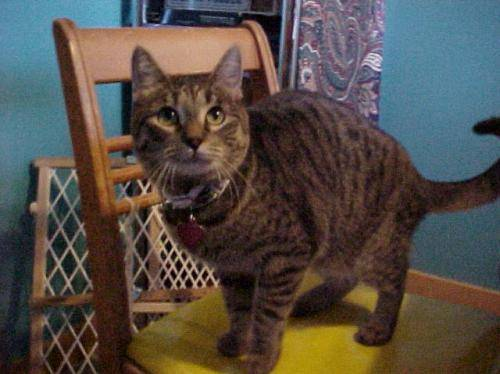
#> input picture mid/knn/animal_dataset/animal_dataset/cat/cats_00001.jpg, 500 x 374 px, found by its file name; its folder holds only this picture in this run
$ jupyter execute --allow-errors image_classification.ipynb
#> lines starting #> are read from the running program, lines starting #| are printed output that depends on the picture
[cell 1]
import os
import cv2
import numpy as np
import matplotlib.pyplot as plt
from sklearn.neighbors import KNeighborsClassifier
from sklearn.model_selection import cross_val_score, StratifiedKFold, train_test_split

[cell 2]
data_dir = "animal_dataset"
classes = ['cat', 'dog', 'panda']
X = []
y = []

print(f"Loading data from {data_dir}...")

if os.path.exists(data_dir):
    for label, class_name in enumerate(classes):
        class_dir = os.path.join(data_dir, class_name)
        if not os.path.isdir(class_dir):
            print(f"Warning: Directory {class_dir} not found. Skipping.")
            continue

        for filename in os.listdir(class_dir):
            img_path = os.path.join(class_dir, filename)

            if not filename.lower().endswith(('.png', '.jpg', '.jpeg')):
                continue

            img = cv2.imread(img_path)
#> img is the input picture: shape (374, 500, 3); mean B, G, R 70.4, 76.6, 83.6

            if img is None:
                print(f"Warning: Could not read image {img_path}. Skipping.")
                continue

            gray = cv2.cvtColor(img, cv2.COLOR_BGR2GRAY)
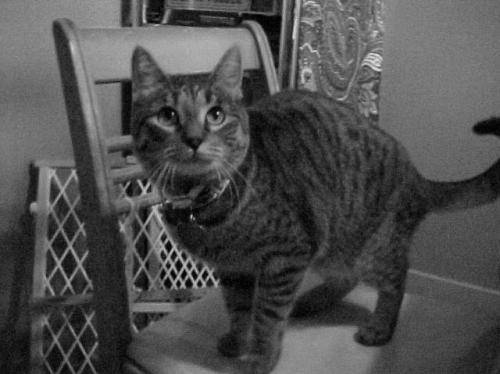
#> gray: shape (374, 500); min 0, max 230, mean 78

            resized = cv2.resize(gray, (32, 32))
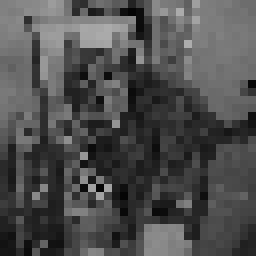
#> resized: shape (32, 32) (shown 8 times larger); min 4, max 173, mean 77.9

            features = resized.flatten()
#> features = 1024 values, max 173 at index 183, min 4 at index 48, mean 77.86

            X.append(features)
            y.append(class_name)
#> pass 2 of the loop `for label, class_name in enumerate(classes):`:
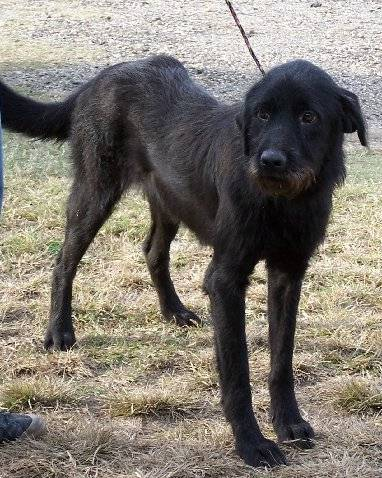
#> input picture mid/knn/animal_dataset/animal_dataset/dog/dogs_00001.jpg, 382 x 478 px, found by its file name
#> img is the input picture: shape (478, 382, 3); mean B, G, R 114.2, 122.8, 128.5
#> `gray = cv2.cvtColor(img, cv2.COLOR_BGR2GRAY)`:
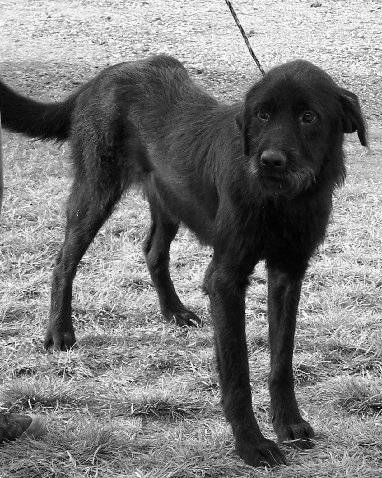
#> gray: shape (478, 382); min 0, max 255, mean 123.5
#> `resized = cv2.resize(gray, (32, 32))`:
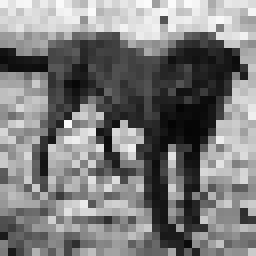
#> resized: shape (32, 32) (shown 8 times larger); min 4, max 251, mean 123.6
#> features = 1024 values, max 251 at index 18, min 4 at index 501, mean 123.6

    X = np.array(X)
    y = np.array(y)
    print(f"Data loaded. X shape: {X.shape}, y shape: {y.shape}")
#| Data loaded. X shape: (2, 1024), y shape: (2,)
else:
    print(f"Error: Directory {data_dir} does not exist.")
